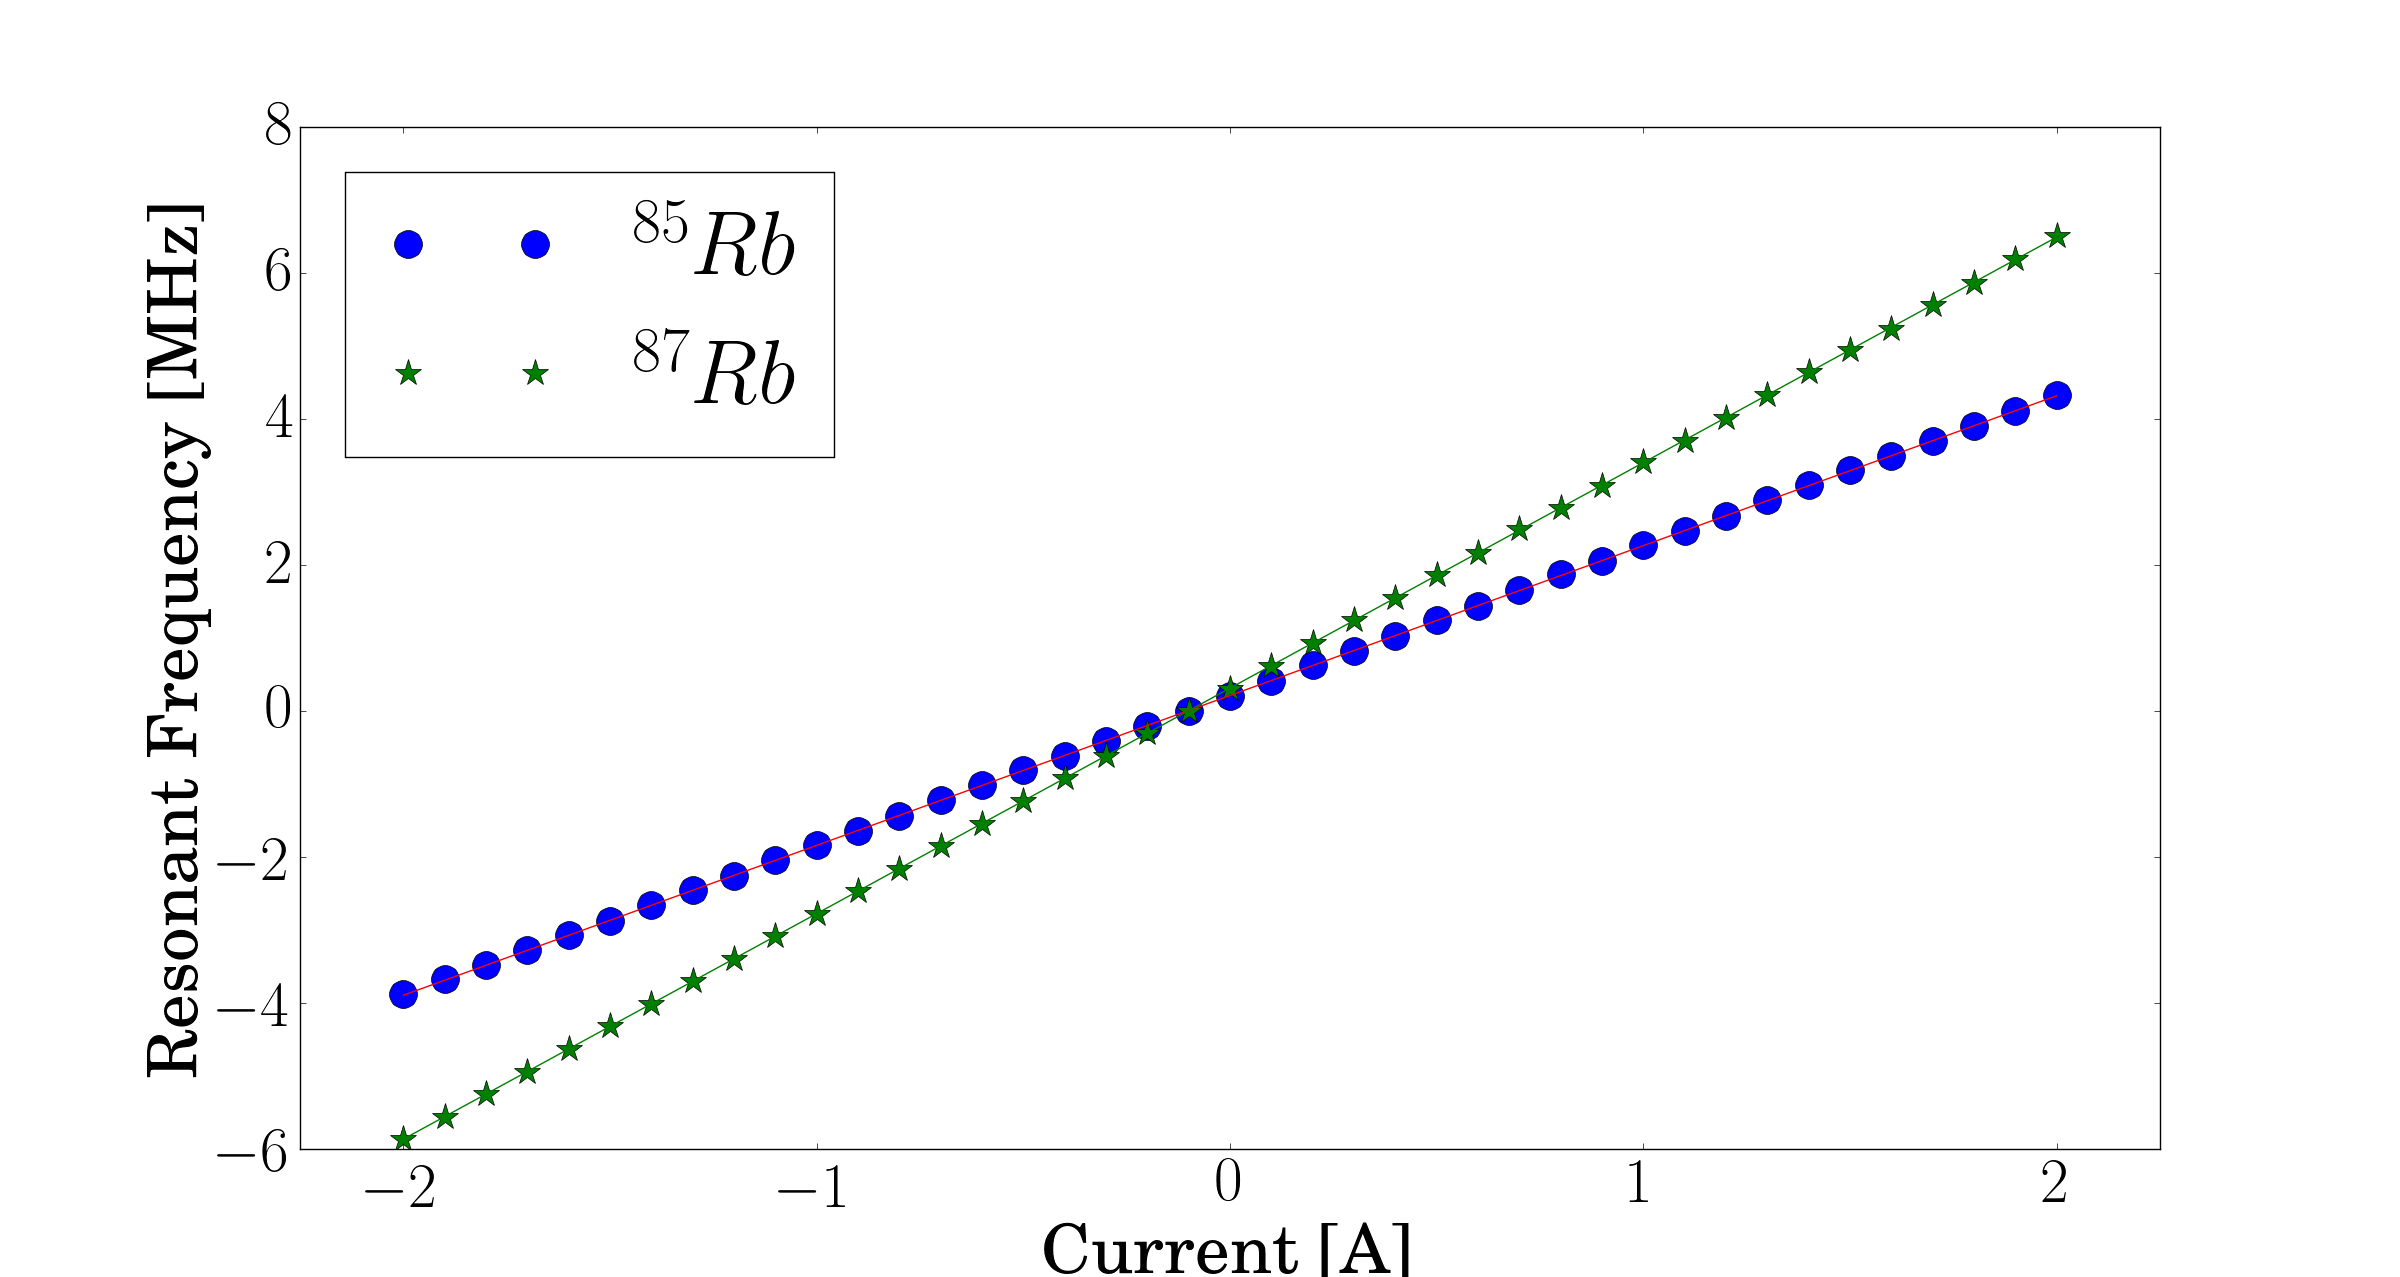

Write the Python code that produced this figure.
import matplotlib.pyplot as plt
import numpy as np
plt.rc('font', family='serif')
plt.rc('text', usetex=True)
freq_1  =np.array([-3.88, -3.67, -3.48, -3.2769, -3.07,
       -2.87, -2.66, -2.455, -2.25, -2.044,
       -1.839, -1.634, -1.43, -1.22 , -1.017,
       -0.81, -0.60651513, -0.401 , -0.196,  0.00975,.2061,.4163,.627,.8285,1.0324,1.2462,1.4482,1.6594,1.88514,2.057810,2.277810,
    2.466310, 2.67500,2.887,3.0967,3.2990,3.4960,3.704,3.902,4.116,4.3298])

freq_2= np.array([-5.862, -5.553, -5.244, -4.935, -4.62,
       -4.3175, -4.01, -3.6996, -3.391, -3.08,
       -2.773, -2.46385632, -2.15491827, -1.846, -1.54,
       -1.228, -0.9192, -0.610, -0.301,  0.0076481 ,.3096,.6243,.940,1.244,1.550,1.8716,2.173,2.491,2.780,3.090,3.418,3.703,4.017,
    4.335,4.650,4.955,5.236,5.561,5.870,6.19,6.5168])
current=np.arange(-2,2.1, .1)

m1, yint1 = np.polyfit(current, freq_1,1)
m2, yint2=np.polyfit(current, freq_2,1)
best1 = current*m1+yint1
best2=current*m2 +yint2
def data():
	plt.plot(current, freq_1,'o',ms=20,label=r'$^{85}Rb$')
	plt.plot(current, freq_2,'*', ms=20,label=r'$^{87}Rb$')
	plt.plot(current, best1,'r')#, label='bestfit1')
	plt.plot(current, best2,'g')#, label='bestfit2')
	plt.legend(loc=2, fontsize=65)
	plt.tick_params(axis='both', which='major', labelsize=45)
	plt.tick_params(axis='both', which='minor', labelsize=15)
	plt.xlabel('Current [A]',size=50)
	plt.ylabel('Resonant Frequency [MHz]', size=50)
	plt.xlim([-2.25,2.25])

	plt.show()
def resid():
	plt.plot(current, freq_1-best1,'*',label=' resid')
	plt.plot(current, freq_2-best2,'o', label='fit2 resid')
	plt.legend(loc=2, fontsize=25)
	plt.tick_params(axis='both', which='major', labelsize=20)
	plt.tick_params(axis='both', which='minor', labelsize=15)
	plt.xlabel('Current [A]',size=40)
	plt.ylabel(r'$\Delta$ in Resonant Frequency [MHz]', size=40)
	plt.show()
print np.std(freq_1-best1,ddof=1), np.mean(freq_1-best1)
print np.std(freq_2-best2,ddof=1), np.mean(freq_2-best2)
def nucspin(m):
	i = 1./2 * (2.5191e-2*135/(m*.275) - 1)
	return i
def earthfield(b,i):
	return b*(2*i+1)/(2.799)
def earthfield2(nuplus, numinus, I):
	return  1./2 *( 2*I+1)*(nuplus-numinus)/27.99
	
print nucspin(m1)
print nucspin(m2)
earth1 =  earthfield(yint1, 5./2) 
earth2 = earthfield(yint2, 3./2)
earthf1 = earthfield2(freq_1[21:],freq_1[0:20], 5./2)
earthf2 = earthfield2(freq_2[21:],freq_2[0:20], 3./2)
print np.mean([earthf1,earthf2])
print np.std([earthf1, earthf2],ddof=2)
print np.std([earthf1, earthf2],ddof=2)/np.sqrt(40)
# forty measurements, 2 degrees of freedom
# mean of each
